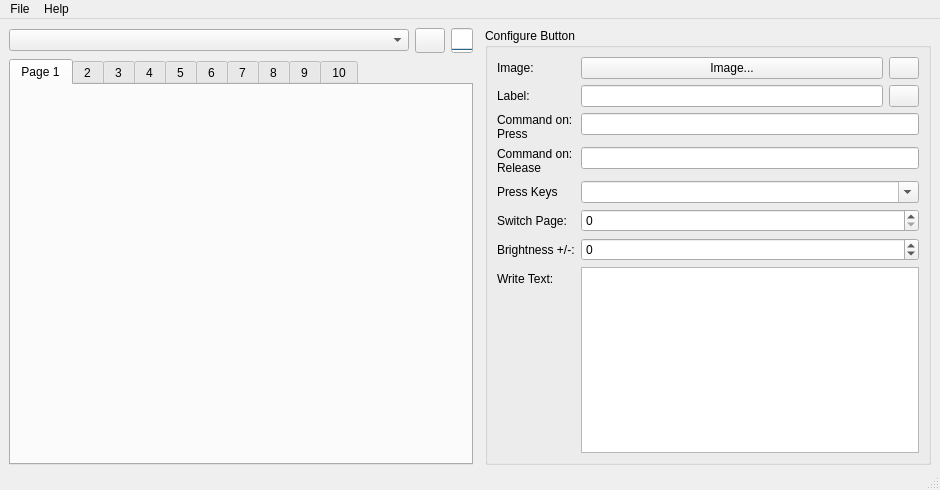
<?xml version="1.0" encoding="UTF-8"?>
<ui version="4.0">
 <class>MainWindow</class>
 <widget class="QMainWindow" name="MainWindow">
  <property name="geometry">
   <rect>
    <x>0</x>
    <y>0</y>
    <width>940</width>
    <height>490</height>
   </rect>
  </property>
  <property name="windowTitle">
   <string>Stream Deck UI</string>
  </property>
  <widget class="QWidget" name="centralwidget">
   <property name="autoFillBackground">
    <bool>false</bool>
   </property>
   <layout class="QVBoxLayout" name="verticalLayout_2">
    <property name="spacing">
     <number>6</number>
    </property>
    <property name="leftMargin">
     <number>9</number>
    </property>
    <property name="bottomMargin">
     <number>3</number>
    </property>
    <item>
     <layout class="QHBoxLayout" name="main_horizontalLayout">
      <property name="spacing">
       <number>12</number>
      </property>
      <property name="leftMargin">
       <number>0</number>
      </property>
      <property name="topMargin">
       <number>0</number>
      </property>
      <property name="rightMargin">
       <number>0</number>
      </property>
      <property name="bottomMargin">
       <number>0</number>
      </property>
      <item>
       <layout class="QVBoxLayout" name="left_verticalLayout" stretch="0,1">
        <property name="spacing">
         <number>6</number>
        </property>
        <property name="sizeConstraint">
         <enum>QLayout::SetDefaultConstraint</enum>
        </property>
        <property name="topMargin">
         <number>0</number>
        </property>
        <item>
         <layout class="QHBoxLayout" name="deviceSettings_horizontalLayout">
          <property name="leftMargin">
           <number>0</number>
          </property>
          <property name="topMargin">
           <number>0</number>
          </property>
          <property name="rightMargin">
           <number>0</number>
          </property>
          <property name="bottomMargin">
           <number>0</number>
          </property>
          <item>
           <widget class="QComboBox" name="device_list">
            <property name="minimumSize">
             <size>
              <width>400</width>
              <height>0</height>
             </size>
            </property>
           </widget>
          </item>
          <item>
           <widget class="QPushButton" name="settingsButton">
            <property name="sizePolicy">
             <sizepolicy hsizetype="Minimum" vsizetype="Expanding">
              <horstretch>0</horstretch>
              <verstretch>0</verstretch>
             </sizepolicy>
            </property>
            <property name="minimumSize">
             <size>
              <width>0</width>
              <height>0</height>
             </size>
            </property>
            <property name="maximumSize">
             <size>
              <width>30</width>
              <height>16777215</height>
             </size>
            </property>
            <property name="text">
             <string/>
            </property>
            <property name="icon">
             <iconset resource="resources.qrc">
              <normaloff>:/icons/icons/gear.png</normaloff>:/icons/icons/gear.png</iconset>
            </property>
           </widget>
          </item>
          <item>
           <widget class="QProgressBar" name="cpu_usage">
            <property name="sizePolicy">
             <sizepolicy hsizetype="Fixed" vsizetype="Expanding">
              <horstretch>0</horstretch>
              <verstretch>0</verstretch>
             </sizepolicy>
            </property>
            <property name="maximumSize">
             <size>
              <width>25</width>
              <height>25</height>
             </size>
            </property>
            <property name="maximum">
             <number>130</number>
            </property>
            <property name="value">
             <number>0</number>
            </property>
            <property name="orientation">
             <enum>Qt::Vertical</enum>
            </property>
            <property name="format">
             <string/>
            </property>
           </widget>
          </item>
         </layout>
        </item>
        <item>
         <widget class="QTabWidget" name="pages">
          <property name="sizePolicy">
           <sizepolicy hsizetype="Preferred" vsizetype="Preferred">
            <horstretch>0</horstretch>
            <verstretch>0</verstretch>
           </sizepolicy>
          </property>
          <property name="autoFillBackground">
           <bool>false</bool>
          </property>
          <property name="styleSheet">
           <string notr="true">b</string>
          </property>
          <property name="currentIndex">
           <number>0</number>
          </property>
          <widget class="QWidget" name="page_1">
           <attribute name="title">
            <string>Page 1</string>
           </attribute>
           <layout class="QGridLayout" name="gridLayout_2"/>
          </widget>
          <widget class="QWidget" name="page_2">
           <attribute name="title">
            <string>2</string>
           </attribute>
           <layout class="QGridLayout" name="gridLayout_3"/>
          </widget>
          <widget class="QWidget" name="page_3">
           <attribute name="title">
            <string>3</string>
           </attribute>
           <layout class="QGridLayout" name="gridLayout_11"/>
          </widget>
          <widget class="QWidget" name="page_4">
           <attribute name="title">
            <string>4</string>
           </attribute>
           <layout class="QGridLayout" name="gridLayout_10"/>
          </widget>
          <widget class="QWidget" name="page_5">
           <attribute name="title">
            <string>5</string>
           </attribute>
           <layout class="QGridLayout" name="gridLayout_9"/>
          </widget>
          <widget class="QWidget" name="page_6">
           <attribute name="title">
            <string>6</string>
           </attribute>
           <layout class="QGridLayout" name="gridLayout_8"/>
          </widget>
          <widget class="QWidget" name="page_7">
           <attribute name="title">
            <string>7</string>
           </attribute>
           <layout class="QGridLayout" name="gridLayout_7"/>
          </widget>
          <widget class="QWidget" name="page_8">
           <attribute name="title">
            <string>8</string>
           </attribute>
           <layout class="QGridLayout" name="gridLayout_6"/>
          </widget>
          <widget class="QWidget" name="page_9">
           <attribute name="title">
            <string>9</string>
           </attribute>
           <layout class="QGridLayout" name="gridLayout_5"/>
          </widget>
          <widget class="QWidget" name="tab_10">
           <attribute name="title">
            <string>10</string>
           </attribute>
           <layout class="QGridLayout" name="gridLayout_4"/>
          </widget>
         </widget>
        </item>
       </layout>
      </item>
      <item>
       <layout class="QHBoxLayout" name="right_horizontalLayout">
        <item>
         <widget class="QGroupBox" name="groupBox">
          <property name="minimumSize">
           <size>
            <width>250</width>
            <height>0</height>
           </size>
          </property>
          <property name="title">
           <string>Configure Button</string>
          </property>
          <layout class="QVBoxLayout" name="verticalLayout_3">
           <item>
            <layout class="QFormLayout" name="formLayout">
             <item row="0" column="0">
              <widget class="QLabel" name="label">
               <property name="text">
                <string>Image:</string>
               </property>
              </widget>
             </item>
             <item row="0" column="1">
              <layout class="QHBoxLayout" name="horizontalLayout_2">
               <property name="spacing">
                <number>6</number>
               </property>
               <item>
                <widget class="QPushButton" name="imageButton">
                 <property name="text">
                  <string>Image...</string>
                 </property>
                </widget>
               </item>
               <item>
                <widget class="QPushButton" name="removeButton">
                 <property name="sizePolicy">
                  <sizepolicy hsizetype="Minimum" vsizetype="Minimum">
                   <horstretch>0</horstretch>
                   <verstretch>0</verstretch>
                  </sizepolicy>
                 </property>
                 <property name="maximumSize">
                  <size>
                   <width>30</width>
                   <height>16777215</height>
                  </size>
                 </property>
                 <property name="toolTip">
                  <string>Remove the image from the button</string>
                 </property>
                 <property name="text">
                  <string/>
                 </property>
                 <property name="icon">
                  <iconset resource="resources.qrc">
                   <normaloff>:/icons/icons/cross.png</normaloff>:/icons/icons/cross.png</iconset>
                 </property>
                </widget>
               </item>
              </layout>
             </item>
             <item row="1" column="0">
              <widget class="QLabel" name="label_2">
               <property name="text">
                <string>Label:</string>
               </property>
              </widget>
             </item>
             <item row="2" column="0">
              <widget class="QLabel" name="label_3">
               <property name="text">
                <string>&lt;html&gt;&lt;head/&gt;&lt;body&gt;&lt;p&gt;Command on:&lt;br/&gt;Press&lt;/p&gt;&lt;/body&gt;&lt;/html&gt;</string>
               </property>
              </widget>
             </item>
             <item row="2" column="1">
              <widget class="QLineEdit" name="command"/>
             </item>
             <item row="4" column="0">
              <widget class="QLabel" name="label_5">
               <property name="text">
                <string>Press Keys</string>
               </property>
              </widget>
             </item>
             <item row="4" column="1">
              <widget class="QComboBox" name="keys">
               <property name="editable">
                <bool>true</bool>
               </property>
               <item>
                <property name="text">
                 <string notr="true"/>
                </property>
               </item>
               <item>
                <property name="text">
                 <string notr="true">F11</string>
                </property>
               </item>
               <item>
                <property name="text">
                 <string notr="true">alt+F4</string>
                </property>
               </item>
               <item>
                <property name="text">
                 <string notr="true">ctrl+w</string>
                </property>
               </item>
               <item>
                <property name="text">
                 <string notr="true">cmd+left</string>
                </property>
               </item>
               <item>
                <property name="text">
                 <string notr="true">alt+plus</string>
                </property>
               </item>
               <item>
                <property name="text">
                 <string notr="true">alt+delay+F3</string>
                </property>
               </item>
               <item>
                <property name="text">
                 <string notr="true">backspace</string>
                </property>
               </item>
               <item>
                <property name="text">
                 <string notr="true">right</string>
                </property>
               </item>
               <item>
                <property name="text">
                 <string notr="true">page_up</string>
                </property>
               </item>
               <item>
                <property name="text">
                 <string notr="true">media_volume_up</string>
                </property>
               </item>
               <item>
                <property name="text">
                 <string notr="true">media_volume_down</string>
                </property>
               </item>
               <item>
                <property name="text">
                 <string notr="true">media_volume_mute</string>
                </property>
               </item>
               <item>
                <property name="text">
                 <string notr="true">media_previous</string>
                </property>
               </item>
               <item>
                <property name="text">
                 <string notr="true">media_next</string>
                </property>
               </item>
               <item>
                <property name="text">
                 <string notr="true">media_play_pause</string>
                </property>
               </item>
              </widget>
             </item>
             <item row="6" column="0">
              <widget class="QLabel" name="label_8">
               <property name="text">
                <string>Switch Page:</string>
               </property>
              </widget>
             </item>
             <item row="6" column="1">
              <widget class="QSpinBox" name="switch_page">
               <property name="minimum">
                <number>0</number>
               </property>
               <property name="maximum">
                <number>10</number>
               </property>
               <property name="value">
                <number>0</number>
               </property>
              </widget>
             </item>
             <item row="7" column="0">
              <widget class="QLabel" name="label_7">
               <property name="text">
                <string>Brightness +/-:</string>
               </property>
              </widget>
             </item>
             <item row="7" column="1">
              <widget class="QSpinBox" name="change_brightness">
               <property name="minimum">
                <number>-99</number>
               </property>
              </widget>
             </item>
             <item row="8" column="0">
              <widget class="QLabel" name="label_6">
               <property name="text">
                <string>Write Text:</string>
               </property>
              </widget>
             </item>
             <item row="8" column="1">
              <widget class="QPlainTextEdit" name="write"/>
             </item>
             <item row="1" column="1">
              <layout class="QHBoxLayout" name="horizontalLayout_3">
               <item>
                <widget class="QLineEdit" name="text"/>
               </item>
               <item>
                <widget class="QPushButton" name="textButton">
                 <property name="minimumSize">
                  <size>
                   <width>30</width>
                   <height>0</height>
                  </size>
                 </property>
                 <property name="maximumSize">
                  <size>
                   <width>30</width>
                   <height>16777215</height>
                  </size>
                 </property>
                 <property name="toolTip">
                  <string>Text vertical alignment</string>
                 </property>
                 <property name="text">
                  <string/>
                 </property>
                 <property name="icon">
                  <iconset resource="resources.qrc">
                   <normaloff>:/icons/icons/vertical-align.png</normaloff>:/icons/icons/vertical-align.png</iconset>
                 </property>
                </widget>
               </item>
              </layout>
             </item>
             <item row="3" column="0">
              <widget class="QLabel" name="label_4">
               <property name="text">
                <string>&lt;html&gt;&lt;head/&gt;&lt;body&gt;&lt;p&gt;Command on:&lt;br/&gt;Release&lt;/p&gt;&lt;/body&gt;&lt;/html&gt;</string>
               </property>
              </widget>
             </item>
             <item row="3" column="1">
              <widget class="QLineEdit" name="command_release"/>
             </item>
            </layout>
           </item>
          </layout>
         </widget>
        </item>
       </layout>
      </item>
     </layout>
    </item>
   </layout>
  </widget>
  <widget class="QMenuBar" name="menubar">
   <property name="geometry">
    <rect>
     <x>0</x>
     <y>0</y>
     <width>940</width>
     <height>25</height>
    </rect>
   </property>
   <widget class="QMenu" name="menuFile">
    <property name="title">
     <string>File</string>
    </property>
    <addaction name="actionImport"/>
    <addaction name="actionExport"/>
    <addaction name="separator"/>
    <addaction name="actionExit"/>
   </widget>
   <widget class="QMenu" name="menuHelp">
    <property name="title">
     <string>Help</string>
    </property>
    <addaction name="actionDocs"/>
    <addaction name="actionGithub"/>
    <addaction name="separator"/>
    <addaction name="actionAbout"/>
   </widget>
   <addaction name="menuFile"/>
   <addaction name="menuHelp"/>
  </widget>
  <widget class="QStatusBar" name="statusbar"/>
  <action name="actionImport">
   <property name="text">
    <string>Import</string>
   </property>
  </action>
  <action name="actionExport">
   <property name="text">
    <string>Export</string>
   </property>
  </action>
  <action name="actionExit">
   <property name="text">
    <string>Exit</string>
   </property>
  </action>
  <action name="actionDocs">
   <property name="text">
    <string>Documentation</string>
   </property>
  </action>
  <action name="actionGithub">
   <property name="text">
    <string>Github</string>
   </property>
  </action>
  <action name="actionAbout">
   <property name="text">
    <string>About...</string>
   </property>
  </action>
 </widget>
 <tabstops>
  <tabstop>device_list</tabstop>
  <tabstop>settingsButton</tabstop>
  <tabstop>pages</tabstop>
  <tabstop>imageButton</tabstop>
  <tabstop>removeButton</tabstop>
  <tabstop>text</tabstop>
  <tabstop>textButton</tabstop>
  <tabstop>command</tabstop>
  <tabstop>keys</tabstop>
  <tabstop>switch_page</tabstop>
  <tabstop>change_brightness</tabstop>
  <tabstop>write</tabstop>
 </tabstops>
 <resources>
  <include location="resources.qrc"/>
 </resources>
 <connections/>
</ui>
